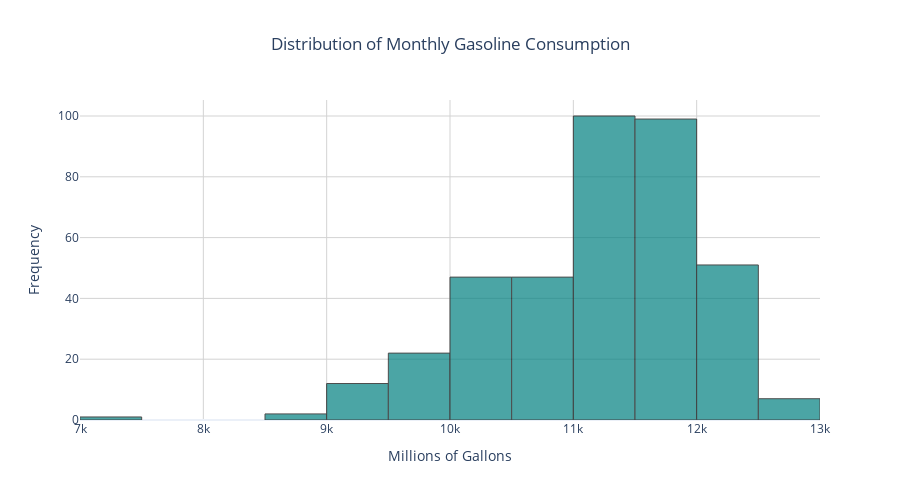

The notebook cell saved with this chart:
### Code cell
# Create a histogram to visualize the distribution of monthly gasoline consumption

fig = px.histogram(
    consumption1,
    x="Gasoline_Consumption(Millions of Gallons)",
    nbins=25,
    title="Distribution of Monthly Gasoline Consumption",
    labels={"Gasoline_Consumption(Millions of Gallons)": "Millions of Gallons"},
    color_discrete_sequence=["teal"]
)

# Customize layout
fig.update_traces(marker_line_color="black", marker_line_width=1, opacity=0.7)
fig.update_layout(
    template="plotly_white",
    title_x=0.5,
    xaxis_title="Millions of Gallons",
    yaxis_title="Frequency",
    xaxis=dict(showgrid=True, gridcolor="lightgray"),
    yaxis=dict(showgrid=True, gridcolor="lightgray"),
    hovermode="x unified",
    height=500
)

fig.show()

### Figure 1 — Plotly figure (JSON) as saved in the notebook; plotly's stock layout.template omitted (floating-point values rounded to 4 significant figures; data arrays with more than 128 entries replaced by an {"elided": "..."} marker saying what was removed)
{"data": [{"bingroup": "x", "hovertemplate": "Millions of Gallons=%{x}<br>count=%{y}<extra></extra>", "legendgroup": "", "marker": {"color": "teal", "line": {"color": "black", "width": 1}, "pattern": {"shape": ""}}, "name": "", "nbinsx": 25, "opacity": 0.7, "orientation": "v", "showlegend": false, "type": "histogram", "x": {"elided": "388 float values"}, "xaxis": "x", "yaxis": "y"}], "layout": {"barmode": "relative", "height": 500, "hovermode": "x unified", "legend": {"tracegroupgap": 0}, "title": {"text": "Distribution of Monthly Gasoline Consumption", "x": 0.5}, "xaxis": {"anchor": "y", "domain": [0, 1], "gridcolor": "lightgray", "showgrid": true, "title": {"text": "Millions of Gallons"}}, "yaxis": {"anchor": "x", "domain": [0, 1], "gridcolor": "lightgray", "showgrid": true, "title": {"text": "Frequency"}}}}
